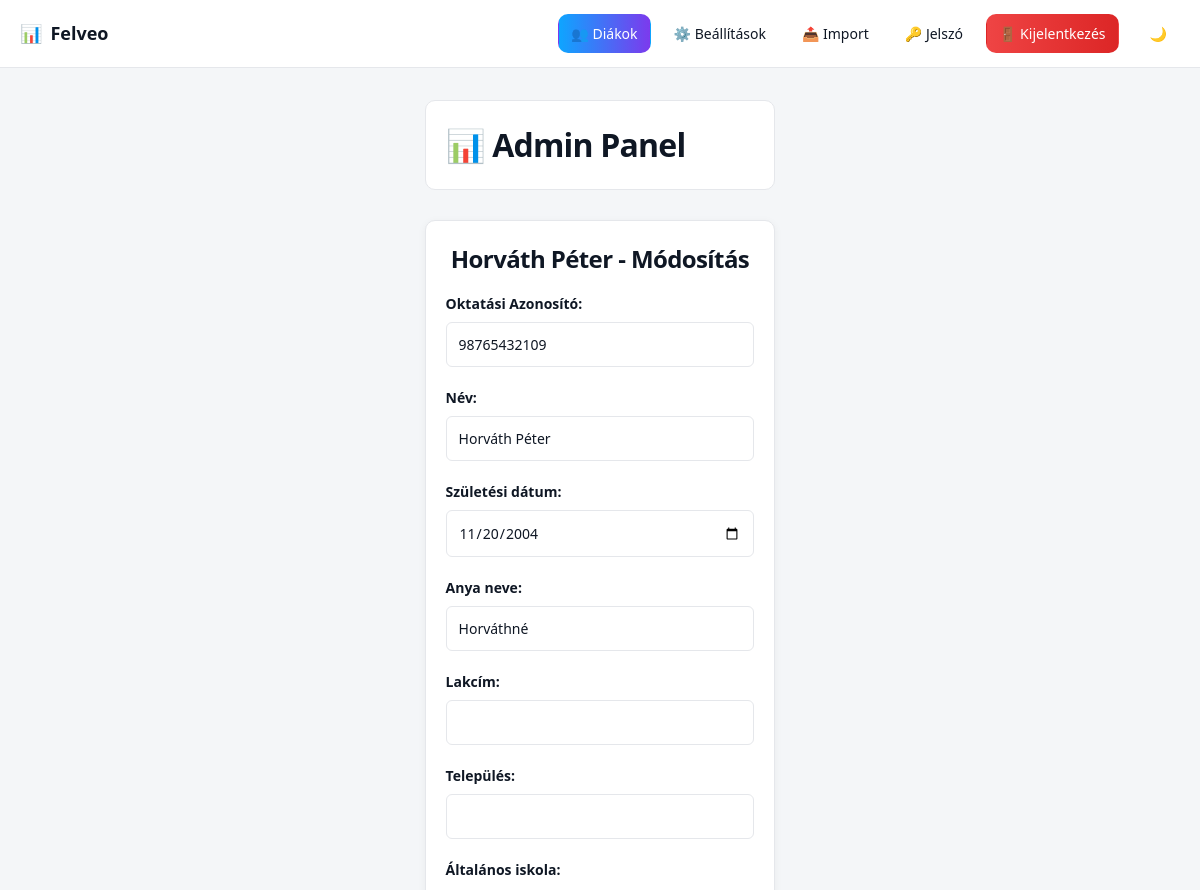
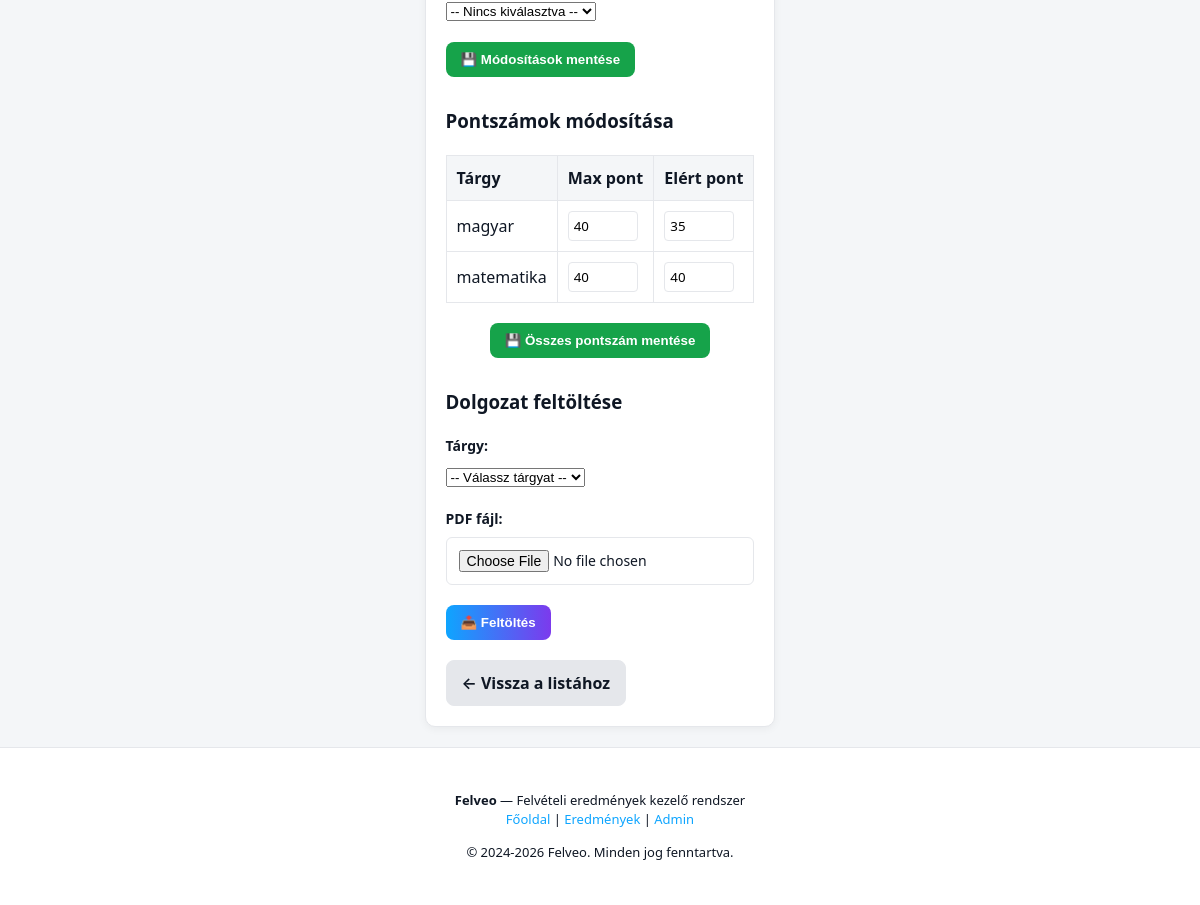
The page /admin_dashboard.php?action=edit&okt=98765432109 (signed in) on the database its author committed (2 pictures, top to bottom).
### tables this page shows
CREATE TABLE `szemelyek` (
  `oktatasi_azonosito` char(11) NOT NULL,
  `nev` varchar(100) NOT NULL,
  `szuletesi_ido` date NOT NULL,
  `alt_iskola_om` char(6) DEFAULT NULL,
  `lakcim` varchar(200) NOT NULL,
  `anyja_neve` varchar(100) NOT NULL,
  `email` varchar(150) NOT NULL,
  `jelszo_hash` varchar(255) NOT NULL,
  `is_placeholder` tinyint(1) NOT NULL DEFAULT 0,
  `telepules` varchar(100) DEFAULT NULL
);

CREATE TABLE `eredmenyek` (
  `id` int(11) NOT NULL,
  `oktatasi_azonosito` char(11) NOT NULL,
  `targy_id` int(11) DEFAULT NULL,
  `max_pont_magyar` int(11) DEFAULT 50,
  `max_pont_matematika` int(11) DEFAULT 50
);

CREATE TABLE `targyak` (
  `id` int(11) NOT NULL,
  `nev` varchar(50) NOT NULL
);

CREATE TABLE `pontok` (
  `eredmeny_id` int(11) NOT NULL,
  `ponttipus_id` int(11) NOT NULL,
  `ertek` int(11) NOT NULL
);

### admin_dashboard.php (the view, shortened to what this page needs)
<?php
require 'config.php';
$action = $_GET['action'] ?? '';
if ($action === 'edit' && isset($_GET['okt'])) {
    $okt = $_GET['okt'];
    $student_stmt = $pdo->prepare("SELECT * FROM szemelyek WHERE oktatasi_azonosito = ?");
    $student_stmt->execute([$okt]);
    $student = $student_stmt->fetch(PDO::FETCH_ASSOC);
    $results_stmt = $pdo->prepare("
        SELECT
            e.id,
            e.oktatasi_azonosito,
            e.targy_id,
            t.nev as targy_nev,
            e.max_pont_magyar,
            e.max_pont_matematika,
            p.ertek
        FROM eredmenyek e
        JOIN targyak t ON e.targy_id = t.id
        LEFT JOIN pontok p ON e.id = p.eredmeny_id
            AND p.ponttipus_id = (SELECT id FROM ponttipusok WHERE nev = 'elert_pont')
        WHERE e.oktatasi_azonosito = ?
    ");
    $results_stmt->execute([$okt]);
    $results = $results_stmt->fetchAll(PDO::FETCH_ASSOC);
}
?>
<!DOCTYPE html>
<html lang="hu">
<head>
    <link rel="stylesheet" href="style.css">
</head>
<body>
    <?php require 'navbar.php'; ?>
    <div class="admin-container">
        <div class="header">
            <h1>📊 Admin Panel</h1>
        </div>
        <?php if ($action === 'edit' && isset($student)): ?>
            <div class="edit-form-wrapper">
                <h2><?php echo htmlspecialchars($student['nev']); ?> - Módosítás</h2>
                <form method="POST" class="form-section">
                    <div class="form-group">
                        <label>Oktatási Azonosító:</label>
                        <input type="text" value="<?php echo $student['oktatasi_azonosito']; ?>" disabled>
                    </div>
                    <div class="form-group">
                        <label>Név:</label>
                        <input type="text" name="nev" value="<?php echo htmlspecialchars($student['nev']); ?>" required>
                    </div>
                    <div class="form-group">
                        <label>Születési dátum:</label>
                        <input type="date" name="szuletesi_ido" value="<?php echo $student['szuletesi_ido']; ?>">
                    </div>
                    <div class="form-group">
                        <label>Anya neve:</label>
                        <input type="text" name="anyja_neve" value="<?php echo htmlspecialchars($student['anyja_neve']); ?>">
                    </div>
                    <div class="form-group">
                        <label>Lakcím:</label>
                        <input type="text" name="lakcim" value="<?php echo htmlspecialchars($student['lakcim'] ?? ''); ?>">
                    </div>
                    <div class="form-group">
                        <label>Település:</label>
                        <input type="text" name="telepules" value="<?php echo htmlspecialchars($student['telepules'] ?? ''); ?>">
                    </div>
                    <div class="form-group">
                        <label>Általános iskola:</label>
                        <select name="alt_iskola_om">
                            <option value="">-- Nincs kiválasztva --</option>
                        </select>
                    </div>
                    <button type="submit" class="btn-success">💾 Módosítások mentése</button>
                </form>
                <?php if (!empty($results)): ?>
                    <h3>Pontszámok módosítása</h3>
                    <form method="POST">
                        <table class="points-table">
                            <thead>
                                <tr>
                                    <th>Tárgy</th>
                                    <th>Max pont</th>
                                    <th>Elért pont</th>
                                </tr>
                            </thead>
                            <tbody>
                                <?php
                                    foreach ($results as $result):
                                ?>
                                            <tr>
                                                <td><?php echo htmlspecialchars($result['targy_nev']); ?></td>
                                                <td>
                                                    <?php if ($result['targy_id'] == 1): ?>
                                                        <input type="number" name="max_magyar[<?php echo $result['id']; ?>]" value="<?php echo $result['max_pont_magyar']; ?>" placeholder="Max magyar">
                                                    <?php elseif ($result['targy_id'] == 2): ?>
                                                        <input type="number" name="max_mate[<?php echo $result['id']; ?>]" value="<?php echo $result['max_pont_matematika']; ?>" placeholder="Max matek">
                                                    <?php else: ?>
                                                        -
                                                    <?php endif; ?>
                                                </td>
                                                <td>
                                                    <input type="number" name="pont[<?php echo $result['id']; ?>]" value="<?php echo $result['ertek'] ?? ''; ?>" placeholder="Elért pont">
                                                </td>
                                            </tr>
                                        <?php endforeach; ?>
                            </tbody>
                        </table>
                        <div class="button-group-center" style="margin-top: 20px;">
                            <button type="submit" class="btn-success">💾 Összes pontszám mentése</button>
                        </div>
                    </form>
                <?php endif; ?>
                <h3 class="section-title">Dolgozat feltöltése</h3>
                <form method="POST" enctype="multipart/form-data">
                    <div class="form-group">
                        <label>Tárgy:</label>
                        <select name="targy_id" required>
                            <option value="">-- Válassz tárgyat --</option>
                        </select>
                    </div>
                    <div class="form-group">
                        <label>PDF fájl:</label>
                        <input type="file" name="dokumentum" accept=".pdf" required>
                    </div>
                    <button type="submit" class="btn-info">📤 Feltöltés</button>
                </form>
                <div class="back-button-wrapper">
                    <a href="admin_dashboard.php" class="btn-secondary">← Vissza a listához</a>
                </div>
            </div>
        <?php endif; ?>
    </div>
    <?php require 'footer.php'; ?>
</body>
</html>

### style.css (style rules this page uses)
:root { --bg: #f4f6f8; --card-bg: #ffffff; --text: #0f1724; --primary: #0ea5ff; --logo-filter: none; --logo-filter-dark: invert(1) brightness(1.15) saturate(1.1); --primary-2: #7c3aed; --primary-hover: #0284c7; --border: #e5e7eb; --success: #16a34a; --error: #dc2626; --transition: all 0.3s ease; }
*, *::before, *::after { box-sizing: border-box; -webkit-tap-highlight-color: transparent; }
body { margin: 0; padding: 80px 0 0 0; font-family: "Segoe UI", system-ui, -apple-system, sans-serif; background: var(--bg); color: var(--text); min-height: 100vh; display: flex; flex-direction: column; line-height: 1.5; }
h1, h2 { margin: 0 0 16px 0; font-weight: 700; letter-spacing: -0.025em; text-align: center; }
.form-group { margin-bottom: 20px; }
.form-group label { display: block; font-weight: 600; margin-bottom: 8px; font-size: 14px; }
.form-group input { width: 100%; padding: 12px; border: 1px solid var(--border); border-radius: 6px; font-size: 14px; font-family: inherit; background: var(--card-bg); color: var(--text); }
.admin-container { max-width: 1400px; margin: 0 auto; padding: 20px; }
.header { display: flex; justify-content: space-between; align-items: center; margin-bottom: 30px; background: var(--card-bg); padding: 20px; border-radius: 10px; border: 1px solid var(--border); }
.header h1 { margin: 0; }
.form-section { margin-bottom: 30px; }
.section-title { margin-top: 30px; }
.edit-form-wrapper { background: var(--card-bg); padding: 20px; border-radius: 10px; border: 1px solid var(--border); box-shadow: 0 2px 8px rgba(0,0,0,0.05); }
.edit-form-wrapper h2 { margin-top: 0; }
.points-table { width: 100%; border-collapse: collapse; margin-top: 20px; }
.points-table thead { background: var(--bg); }
.points-table th, .points-table td { padding: 10px; border: 1px solid var(--border); }
.points-table th { font-weight: 600; text-align: left; color: var(--text); }
.points-table input { width: 70px; padding: 5px; border: 1px solid var(--border); border-radius: 4px; font-family: inherit; }
.btn-success { background: var(--success); color: white; padding: 10px 15px; border: none; border-radius: 8px; cursor: pointer; font-weight: 600; transition: all 0.3s ease; }
.btn-info { background: linear-gradient(90deg, var(--primary), var(--primary-2)); color: white; padding: 10px 15px; border: none; border-radius: 8px; cursor: pointer; font-weight: 600; transition: all 0.3s ease; }
.btn-secondary { background: var(--card-bg); color: var(--text); border: 1px solid var(--border); padding: 10px 15px; border-radius: 8px; cursor: pointer; text-decoration: none; display: inline-block; font-weight: 600; transition: all 0.3s ease; }
.back-button-wrapper { margin-top: 20px; }
.btn-secondary { background: var(--border); color: var(--text); }
.button-group-center { display: flex; gap: 12px; justify-content: center; flex-wrap: wrap; }

### rows shown on the page
szemelyek: nev "Horváth Péter", oktatasi_azonosito "98765432109", szuletesi_ido "11/20/2004", anyja_neve "Horváthné"
eredmenyek: targy.nev "magyar", max_pont_magyar "40", ertek "35"
eredmenyek: targy.nev "matematika", max_pont_matematika "40", ertek "40"
